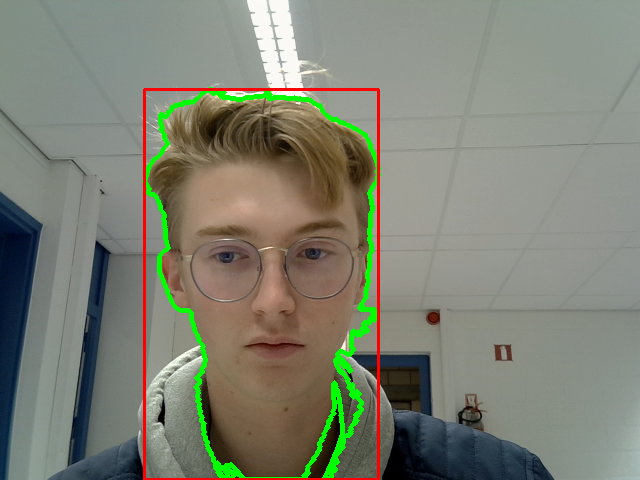
#> input picture OpenCv/2.png, 640 x 480 px, given in place of the camera
$ python colorpicker.py
#> lines starting #> are read from the running program, lines starting #| are printed output that depends on the picture; after the words box and inside, x2 and y2 are one past the last pixel; in counts of white or black regions, pixels touching at a corner belong together
import cv2
import numpy as np

cap = cv2.VideoCapture(0)
cap.set(3,640)
cap.set(4,480)

def empty(a):
    pass
cv2.namedWindow("HSV")
cv2.resizeWindow("HSV",640,240)
cv2.createTrackbar("Hue Min","HSV", 0,179, empty)
#> slider 'Hue Min' is set to 35
cv2.createTrackbar("SAT Min","HSV", 0,255, empty)
#> slider 'SAT Min' is set to 51
cv2.createTrackbar("VALUE Min","HSV", 0,255, empty)
#> slider 'VALUE Min' is set to 51
cv2.createTrackbar("Hue Max","HSV", 179,179, empty)
cv2.createTrackbar("SAT Max","HSV", 255,255, empty)
cv2.createTrackbar("VALUE Max","HSV", 255,255, empty)

while True:

    _, img = cap.read()
#> img is the input picture: shape (480, 640, 3); mean B, G, R 114.8, 129, 126.3
    imgHsv = cv2.cvtColor(img,cv2.COLOR_BGR2HSV)
#> imgHsv: shape (480, 640, 3); mean H, S, V 48.3, 52.3, 138.1

    h_min = cv2.getTrackbarPos("Hue Min", "HSV")
    h_max = cv2.getTrackbarPos("Hue Max", "HSV")
    s_min = cv2.getTrackbarPos("SAT Min", "HSV")
    s_max = cv2.getTrackbarPos("SAT Max", "HSV")
    v_min = cv2.getTrackbarPos("VALUE Min", "HSV")
    v_max = cv2.getTrackbarPos("VALUE Max", "HSV")

    lower = np.array([h_min,s_min,v_min])
    upper = np.array([h_max,s_max,v_max])
    mask = cv2.inRange(imgHsv, lower, upper)
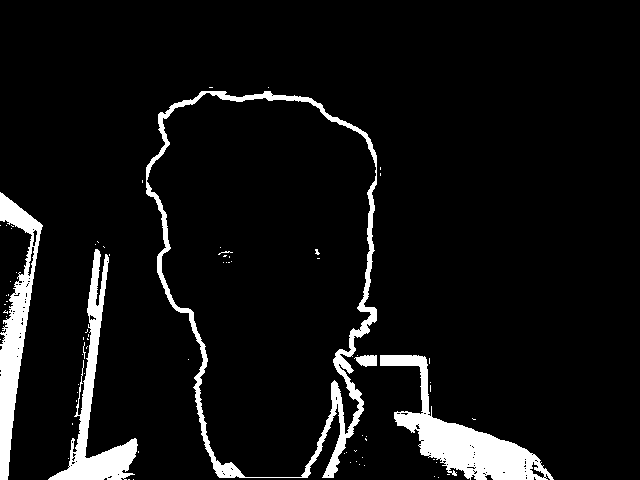
#> mask: shape (480, 640); 7.1% white; 75 white regions (70 under 20 px), largest, box (x1, y1, x2, y2) and area: (146, 91, 377, 478) 6520, (380, 355, 554, 480) 6149, (0, 192, 43, 480) 4479, (48, 249, 138, 480) 4240, (354, 355, 377, 367) 204
    result = cv2.bitwise_and(img,img, mask = mask)
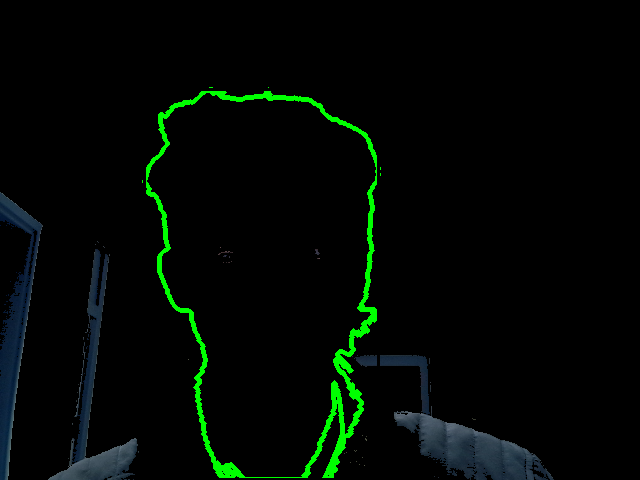
#> result: shape (480, 640, 3); mean B, G, R 3.4, 8, 1.7

    mask = cv2.cvtColor(mask, cv2.COLOR_GRAY2BGR)
    hStack = np.hstack([ mask, result])
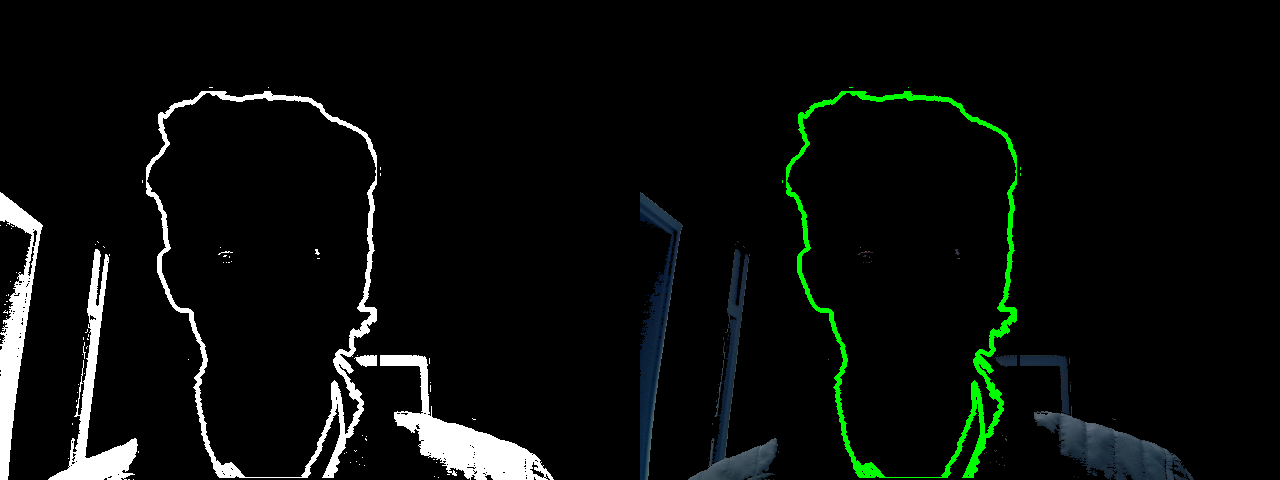
#> hStack: shape (480, 1280, 3); mean B, G, R 10.8, 13, 9.9

    cv2.imshow("Horizontal Stacking", hStack)

    k = cv2.waitKey(1)
#> (key q is pressed here)
    if k & 0xFF == ord('q'):
        break

cap.release()
cv2.destroyAllWindows()

$ run again, on OpenCv/4.png
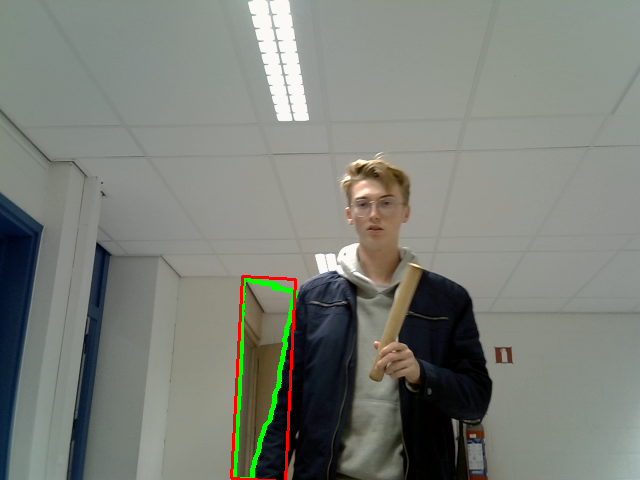
#> input picture OpenCv/4.png, 640 x 480 px, given in place of the camera
#> img is the input picture: shape (480, 640, 3); mean B, G, R 119.6, 127.3, 123.5
#> imgHsv: shape (480, 640, 3); mean H, S, V 53.2, 37.2, 130.8
#> `mask = cv2.inRange(imgHsv, lower, upper)`:
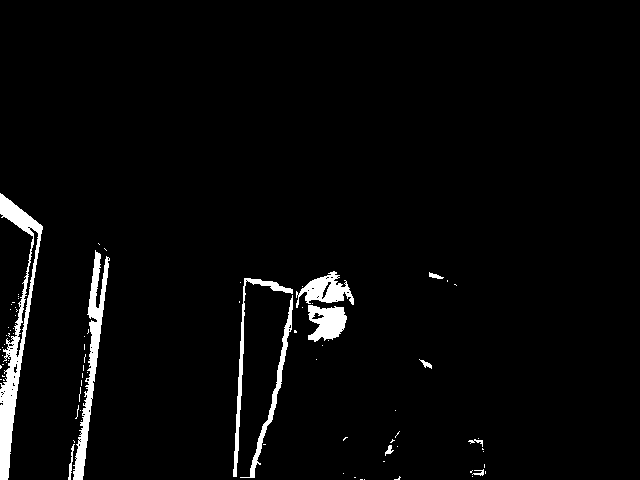
#> mask: shape (480, 640); 3.2% white; 83 white regions (71 under 20 px), largest, box (x1, y1, x2, y2) and area: (0, 193, 43, 480) 3282, (73, 250, 110, 480) 2098, (296, 271, 354, 308) 998
#> `hStack = np.hstack([ mask, result])`:
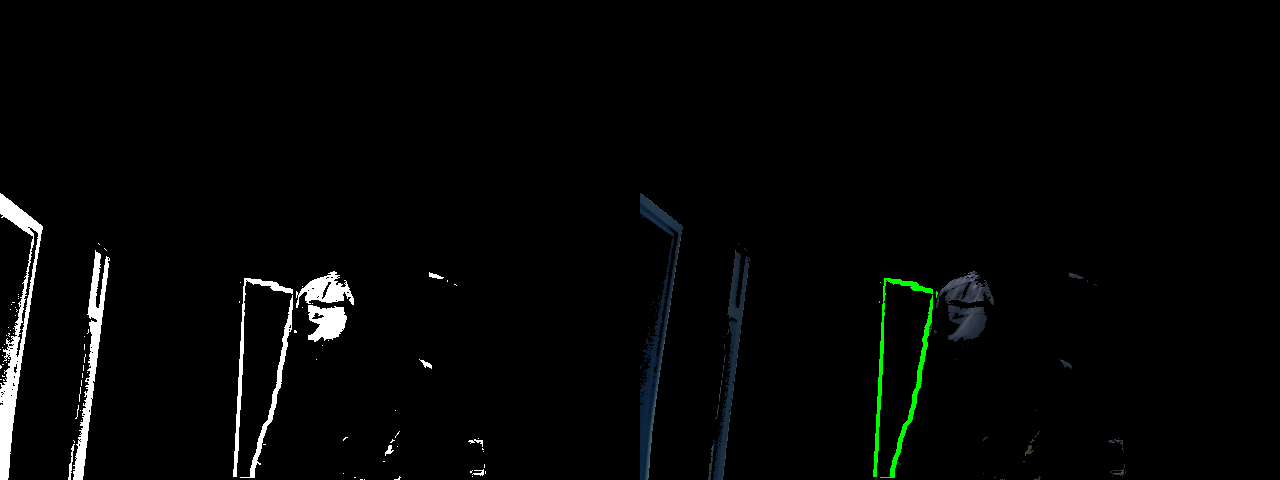
#> hStack: shape (480, 1280, 3); mean B, G, R 4.9, 5.4, 4.5
